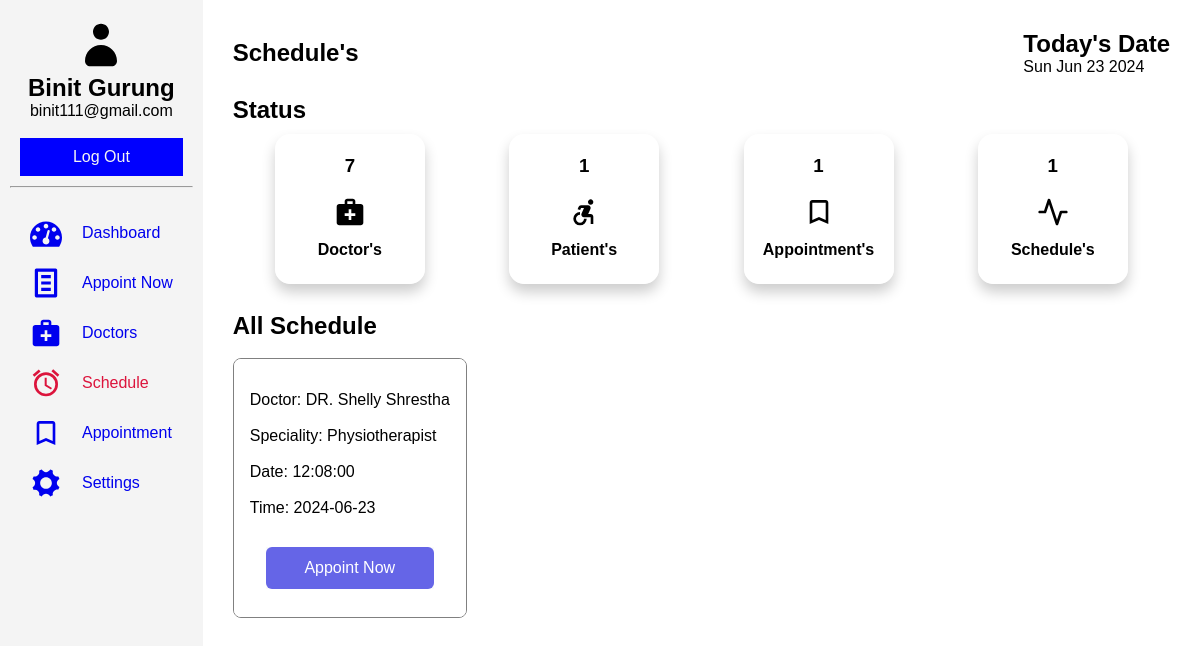
/patient/schedule.php (signed in), run on the app's committed database.
### tables this page shows
CREATE TABLE `register` (
  `id` int(11) NOT NULL,
  `fullname` varchar(60) NOT NULL,
  `email` varchar(60) NOT NULL,
  `tel` varchar(15) NOT NULL,
  `password` varchar(60) NOT NULL
);

CREATE TABLE `schedule` (
  `id` int(11) NOT NULL,
  `sid` int(11) NOT NULL,
  `time` time NOT NULL,
  `did` int(11) NOT NULL,
  `date` date NOT NULL
);

CREATE TABLE `doctor` (
  `id` int(11) NOT NULL,
  `fname` varchar(60) NOT NULL,
  `email` varchar(60) NOT NULL,
  `password` varchar(60) NOT NULL,
  `phone` varchar(60) NOT NULL,
  `image_name` varchar(255) NOT NULL,
  `image_path` varchar(255) NOT NULL,
  `sid` int(11) DEFAULT NULL,
  `created_at` timestamp NULL DEFAULT current_timestamp()
);

CREATE TABLE `specialities` (
  `id` int(11) NOT NULL,
  `title` varchar(60) NOT NULL,
  `description` text NOT NULL,
  `image_name` varchar(60) NOT NULL,
  `image_path` varchar(255) NOT NULL,
  `created_at` timestamp NULL DEFAULT current_timestamp()
);

### patient/schedule.php (the view, shortened to what this page needs)
<?php
    include('../connection.php');
    $sql = "SELECT sp.title, sc.time, doc.fname, sc.date from schedule as sc INNER JOIN specialities as sp ON sc.sid = sp.id INNER JOIN doctor as doc ON sc.did = doc.id";
    $result = mysqli_query($conn, $sql);
    $useremail = $_SESSION["username"];
    $usql = "SELECT fullname FROM register where email='$useremail';";
    $uresult = mysqli_query($conn, $usql);
    $urow = mysqli_fetch_assoc($uresult);
?>
<!DOCTYPE html>
<html lang="en">
<head>
    <link rel="stylesheet" href="../assets/dash1.css">
</head>
<body>
    <section class="dashboard">
        <div class="sidebar">
            <header>
                <svg class="icon icon-user"><use xlink:href="#icon-user"></use></svg>
                <h1><?php echo $urow['fullname']; ?></h1>
                <p><?php echo ''. $_SESSION['username']. ''; ?></p><br>
                <a href="../logout.php">Log Out</a>
            </header>
            <hr>
            <div class="sidebar-items">
                <ul>
                    <li><a href="../patient/dash.php"><svg class="icon icon-dashboard"><use xlink:href="#icon-dashboard"></use></svg>Dashboard</a></li>
                    <li><a href="../patient/form.php"><svg class="icon icon-text-document"><use xlink:href="#icon-text-document"></use></svg>Appoint Now</a></li>
                    <li><a href="../patient/doctor.php"><svg class="icon icon-medical_services"><use xlink:href="#icon-medical_services"></use></svg>Doctors</a></li>
                    <li  class="active"><a href="../patient/schedule.php"><svg class="icon icon-access_alarms"><use xlink:href="#icon-access_alarms"></use></svg>Schedule</a></li>
                    <li><a href="../patient/appoint.php"><svg class="icon icon-bookmark_outline"><use xlink:href="#icon-bookmark_outline"></use></svg>Appointment</a></li>
                    <li><a href="../patient/config.php"><svg class="icon icon-cog"><use xlink:href="#icon-cog"></use></svg>Settings</a></li>
                </ul>
            </div>
        </div>
        <div class="main">
            <div class="head">
                <div class="head-bar">
                    <h2>Schedule's</h2>
                </div>
                <div class="date-container">
                    <h1>Today's Date</h1>
                    <p id="date"></p>
                </div>
            </div>
            <div class="status">
                <div class="status-bar">
                    <h2>Status</h2>
                </div>
                <div class="dash-collection">
                    <div class="doc">
                        <?php
                            $dsql = "SELECT * FROM doctor";
                            $dresult = mysqli_query($conn, $dsql);
                            if($drow = mysqli_num_rows($dresult)){
                                echo '<h3>'.$drow.'</h3>';
                            }else{
                                echo '<h3>0</h3>';
                            }
                        ?>
                        <svg class="icon icon-medical_services"><use xlink:href="#icon-medical_services"></use></svg><br>
                        <h4>Doctor's</h4><br>
                    </div>
                    <div class="doc">
                        <?php
                            $psql = "SELECT * FROM patient";
                            $presult = mysqli_query($conn, $psql);
                            if($prow = mysqli_num_rows($presult)){
                                echo '<h3>'.$prow.'</h3>';
                            }else{
                                echo '<h3>0</h3>';
                            }
                        ?>
                        <svg class="icon icon-accessible_forward"><use xlink:href="#icon-accessible_forward"></use></svg><br>
                        <h4>Patient's</h4><br>
                    </div>
                    <div class="doc">
                        <?php
                            $asql = "SELECT * FROM appointment";
                            $aresult = mysqli_query($conn, $asql);
                            if($arow = mysqli_num_rows($aresult)){
                                echo '<h3>'.$arow.'</h3>';
                            }else{
                                echo '<h3>0</h3>';
                            }
                        ?>
                        <svg class="icon icon-bookmark_outline"><use xlink:href="#icon-bookmark_outline"></use></svg><br>
                        <h4>Appointment's</h4><br>
                    </div>
                    <div class="doc">
                        <?php
                            $ssql = "SELECT * FROM schedule";
                            $sresult = mysqli_query($conn, $ssql);
                            if($srow = mysqli_num_rows($sresult)){
                                echo '<h3>'.$srow.'</h3>';
                            }else{
                                echo '<h3>0</h3>';
                            }
                        ?>
                        <svg class="icon icon-activity"><use xlink:href="#icon-activity"></use></svg><br>
                        <h4>Schedule's</h4><br>
                    </div>
                </div>
            </div><br>
            <div class="sessions">
                <div>
                <h2>All Schedule</h2><br>
                </div>
                <div class="cards">
                    <?php
                        while($row = mysqli_fetch_assoc($result)){
                    ?>
                    <div class="card">
                        <div class="title">
                        <div class="content">
                            <p>Doctor:
                                <?php echo $row['fname'];
                                ?>
                            </p><br>
                            <p>Speciality:
                                <?php echo $row['title'];
                                ?>
                            </p><br>
                            <p>Date: <?php echo $row['time'] ?></p><br>
                            <p>Time: <?php echo $row['date'] ?></p><br>
                        </div>
                        <div class="actions">
                                <button class="book" type="submit"><a href="../patient/form.php">Appoint Now</a></button>
                        </div>
                    </div>
                </div>
                <?php
                }
            ?>
            </div>
        </div>
    </section>
</body>
</html>

### assets/dash1.css (style rules this page uses)
* { margin: 0; padding: 0; box-sizing: border-box; }
body { font-family: Arial, sans-serif; }
.dashboard { display: grid; grid-template-columns: auto 2fr; grid-template-rows: auto 1fr; grid-template-areas: "header header" "sidebar main"; height: 100vh; }
.dashboard a { text-decoration: none; display: flex; gap: 20px; text-align: center; align-items: center; justify-content: center; }
header { grid-area: header; color: #000000; padding: 10px; text-align: center; }
header a { padding: 8px; }
header p { display: flex; text-align: center; align-items: center; justify-content: center; }
.sidebar { grid-area: sidebar; background: #f4f4f4; padding: 10px; height: auto; position: relative; }
.sidebar header>a { border: 2px solid blue; color: #f4f4f4; background-color: blue; }
.sidebar-items ul { display: flexbox; margin: 20px; text-align: center; text-decoration: none; justify-content: space-between; }
.sidebar-items li { display: flex; text-align: center; align-items: center; list-style: none; justify-content: space-between; }
li.active a { color: crimson; }
.main { grid-area: main; margin: 10px; padding: 20px; }
.head { display: flex; width: 100%; text-align: center; align-items: center; justify-content: space-between; }
.head h1, p { display: block; text-align: start; align-items: center; }
.head-bar h2 { display: flex; text-align: center; align-items: center; }
.date-container { text-align: center; }
.banner>h2, h3 { padding: 10px; }
.status { display: block; margin-top: 20px; }
.status .status-bar h2 { font-size: 200; }
.dash-collection { display: flex; flex-wrap: wrap; gap: -20px; text-align: center; justify-content: space-around; }
.dash-collection .doc { border: 1px solid rgb(255, 255, 255); border-radius: 15px; box-shadow: 0 8px 14px 0 rgba(0,0,0,0.2); height: 150px; width: 150px; margin: 10px; padding: 10px; }
.date-group label, input, button { padding: 10px; border-radius: 5px; }
.cards { display: flex; flex-wrap: wrap; gap: 20px; text-align: center; }
.card { overflow: hidden; position: relative; background-color: #ffffff; text-align: left; border: 1px solid grey; border-radius: 0.5rem; max-width: 300px; }
.card>.title { padding: 1.25rem 1rem 1rem 1rem; background-color: #ffffff; text-align: center; }
.title>.content { margin-top: 0.75rem; text-align: start; }
.title>.actions { margin: 0.75rem 1rem; background-color: #F9FAFB; }
.actions>.book { display: inline-flex; padding: 0.5rem 1rem; background-color: #6565e7; color: #ffffff; font-size: 1rem; line-height: 1.5rem; font-weight: 500; justify-content: center; width: 100%; border-radius: 0.375rem; border-width: 1px; border-color: transparent; }
.actions>.book a { color: white; }
.icon { display: inline-block; width: 70px; height: 50px; stroke-width: 0; stroke: currentColor; fill: currentColor; }
.icon-user { width: 2em; }
.icon-dashboard, .icon-medical_services, .icon-accessible_forward, .icon-access_alarms, .icon-bookmark_outline, .icon-activity, .icon-person_add_alt_1, .icon-add_alarm, .icon-text-document, .icon-cog, .icon-upload, .icon-user-plus, .icon-update, .icon-injection, .icon-checkmark { width: 2em; }

### data on the page
register: fullname "Binit Gurung"
schedule: did.fname "DR. Shelly Shrestha", sid.title "Physiotherapist", time "12:08:00", date "2024-06-23"

### other printed values
$_SESSION['username'] "binit111@gmail.com"
$drow "7"
$prow "1"
$arow "1"
$srow "1"
